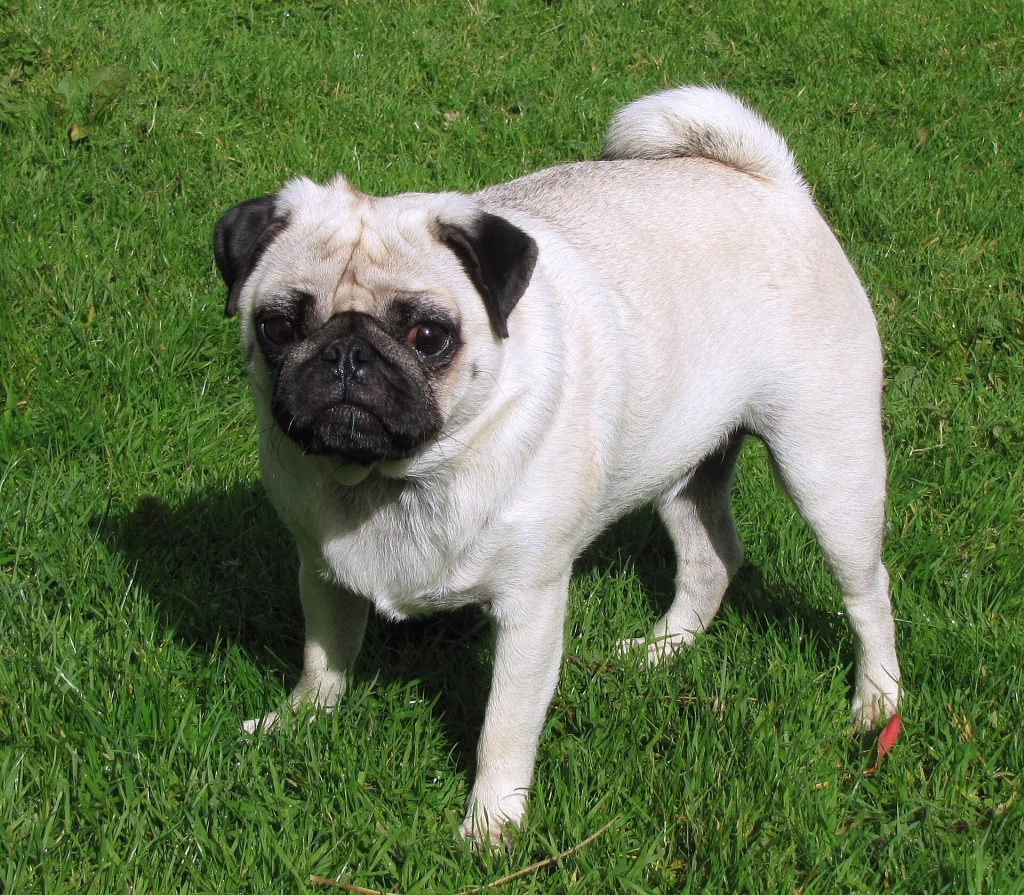
#> input picture Part_2/images/dog_2.jpg, 1024 x 895 px
$ python ex2c.py
#> lines starting #> are read from the running program, lines starting #| are printed output that depends on the picture; after the words box and inside, x2 and y2 are one past the last pixel; in counts of white or black regions, pixels touching at a corner belong together
#!/usr/bin/env python3

import cv2
import numpy as np
from pathlib import Path


def make_grass_mask(image):
    hsv_image = cv2.cvtColor(image, cv2.COLOR_BGR2HSV)
    h, s, v = cv2.split(hsv_image)

    mask_h = np.logical_and(h > 20, h < 60)
    mask_s = np.logical_and(s > 100, s < 255)
    mask_v = np.logical_and(v > 60, v < 255)

    return np.logical_and(np.logical_and(mask_h, mask_s), mask_v)


def main():
    image_path = Path(__file__).resolve().parent / "images" / "dog_2.jpg"
    image = cv2.imread(str(image_path))
#> image is the input picture: shape (895, 1024, 3); mean B, G, R 79.7, 119.8, 101.4

    if image is None:
        raise FileNotFoundError(f"Could not load image: {image_path}")

    height, width = image.shape[:2]
#> height = 895; width = 1024
    image = cv2.resize(image, (round(width / 2), round(height / 2)))
#> image: shape (448, 512, 3)

    grass_mask = make_grass_mask(image).astype(np.uint8) * 255
#> in make_grass_mask, `hsv_image = cv2.cvtColor(image, cv2.COLOR_BGR2HSV)`: hsv_image: shape (448, 512, 3); mean H, S, V 55.6, 110, 121.6
#> in make_grass_mask, `h, s, v = cv2.split(hsv_image)`:
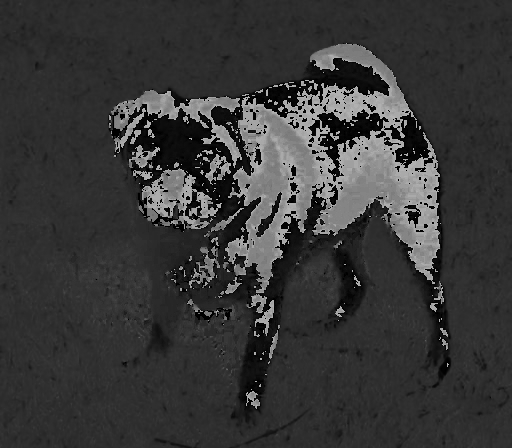
#> h: shape (448, 512); min 0, max 179, mean 55.6
#> in make_grass_mask, `h, s, v = cv2.split(hsv_image)`:
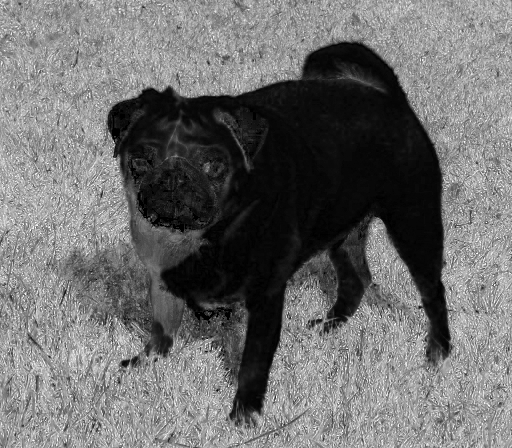
#> s: shape (448, 512); min 0, max 255, mean 110
#> in make_grass_mask, `h, s, v = cv2.split(hsv_image)`:
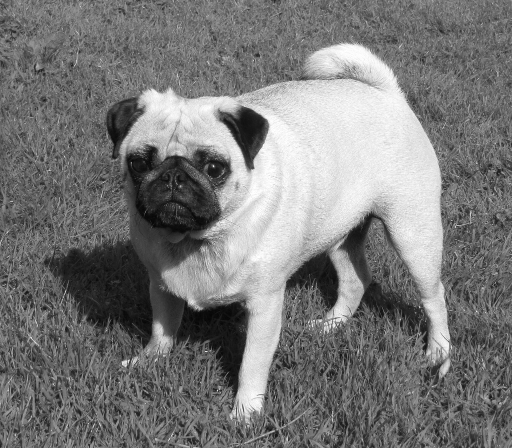
#> v: shape (448, 512); min 6, max 255, mean 121.6
#> in make_grass_mask, `mask_h = np.logical_and(h > 20, h < 60)`:
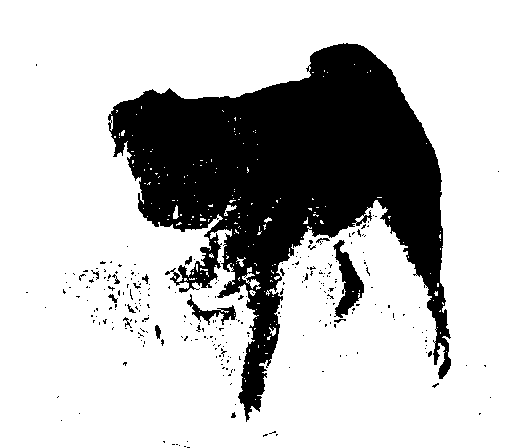
#> mask_h: shape (448, 512) bool; 75% white; 276 black regions (261 under 20 px), largest, box (x1, y1, x2, y2) and area: (108, 43, 451, 422) 54457, (333, 240, 364, 318) 1073, (187, 294, 236, 325) 431
#> in make_grass_mask, `mask_s = np.logical_and(s > 100, s < 255)`: mask_s: shape (448, 512) bool; 64.1% white; 1401 black regions (1386 under 20 px), largest, box (x1, y1, x2, y2) and area: (66, 38, 454, 429) 78622, (119, 353, 142, 369) 167, (306, 318, 323, 330) 84
#> in make_grass_mask, `mask_v = np.logical_and(v > 60, v < 255)`:
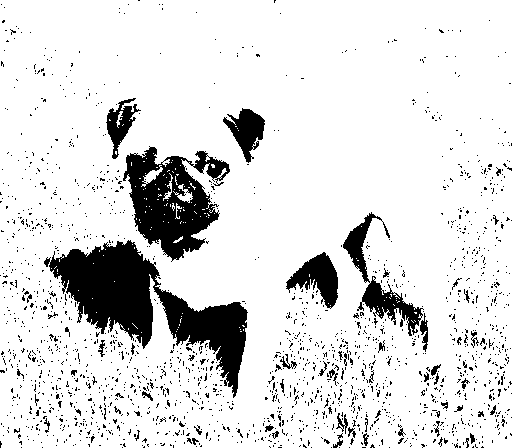
#> mask_v: shape (448, 512) bool; 86.8% white; 1854 black regions (1798 under 20 px), largest, box (x1, y1, x2, y2) and area: (44, 240, 248, 398) 10987, (123, 146, 230, 262) 6358, (343, 212, 424, 336) 2175
#> in make_grass_mask, `return np.logical_and(np.logical_and(mask_h, mask_s), mask_v)`: returned value: shape (448, 512) bool; 58.2% white; 2140 black regions (2054 under 20 px), largest, box (x1, y1, x2, y2) and area: (44, 38, 454, 429) 86017, (119, 351, 142, 369) 194, (336, 412, 356, 438) 177
    kernel = np.ones((5, 5), np.uint8)

    grass_mask = cv2.morphologyEx(
        grass_mask, cv2.MORPH_OPEN, kernel, iterations=1
    )
#> grass_mask: shape (448, 512); 51.4% white; 588 black regions (521 under 20 px), largest, box (x1, y1, x2, y2) and area: (0, 38, 512, 448) 101907, (0, 348, 69, 436) 1086, (431, 408, 484, 448) 756
    grass_mask = cv2.morphologyEx(
        grass_mask, cv2.MORPH_CLOSE, kernel, iterations=1
    )
#> grass_mask: shape (448, 512); 55.5% white; 94 black regions (1 under 20 px), largest, box (x1, y1, x2, y2) and area: (45, 41, 494, 448) 93437, (323, 394, 360, 448) 1003, (320, 359, 344, 386) 329

    dog_mask = cv2.bitwise_not(grass_mask)
    number_of_labels, labels, stats, _ = cv2.connectedComponentsWithStats(
        dog_mask, connectivity=8
    )
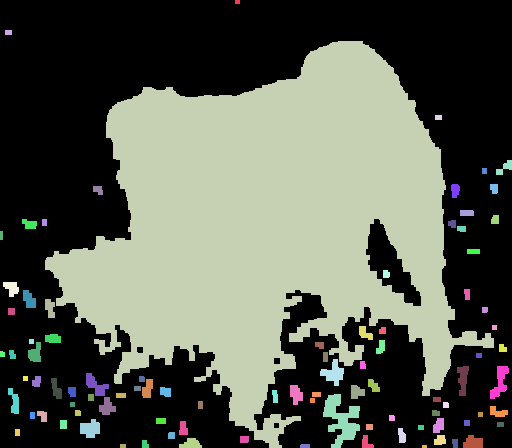
#> labels: shape (448, 512) int32; 95 distinct labels, from 0 to 94; one colour per label, 0 black
#> number_of_labels = 95; stats = 95 rows, first 6: [0, 0, 512, 448, 127246], [235, 0, 5, 4, 20], [5, 30, 7, 5, 35], [45, 41, 449, 407, 93437], [435, 115, 7, 5, 35], [496, 160, 16, 15, 113]

    cv2.imshow("Original", image)
    cv2.imshow("Cleaned grass mask", grass_mask)
    cv2.imshow("Inverted mask", dog_mask)

    if number_of_labels > 1:
        largest_label = 1 + np.argmax(stats[1:, cv2.CC_STAT_AREA])
#> largest_label = 3
        x = stats[largest_label, cv2.CC_STAT_LEFT]
#> x = 45
        y = stats[largest_label, cv2.CC_STAT_TOP]
#> y = 41
        component_width = stats[largest_label, cv2.CC_STAT_WIDTH]
#> component_width = 449
        component_height = stats[largest_label, cv2.CC_STAT_HEIGHT]
#> component_height = 407

        largest_component = np.zeros_like(dog_mask)
        largest_component[labels == largest_label] = 255

        image_with_rectangle = image.copy()
        cv2.rectangle(
            image_with_rectangle,
            (x, y),
            (x + component_width - 1, y + component_height - 1),
            (0, 0, 255),
            2,
        )
#> image_with_rectangle: shape (448, 512, 3); mean B, G, R 78.8, 117.5, 105

        cv2.imshow("Largest component", largest_component)
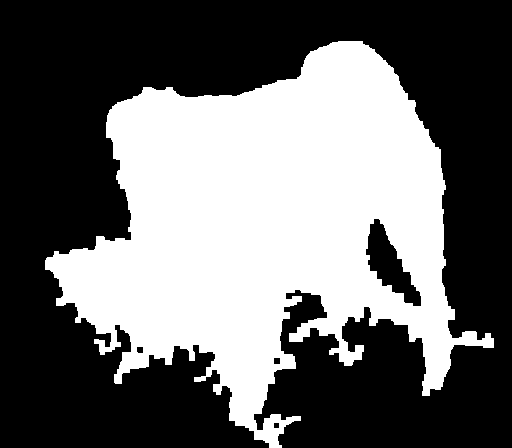
#> window 'Largest component': shape (448, 512); 40.7% white; 1 white region, box (x1, y1, x2, y2) and area: (45, 41, 494, 448) 93437
        cv2.imshow("Largest component bounding box", image_with_rectangle)
    else:
        print("No foreground component was found in the inverted mask.")

    cv2.waitKey(0)
    cv2.destroyAllWindows()


if __name__ == "__main__":
    main()

$ run again, with Part_2/images/dog_1.jpg copied over Part_2/images/dog_2.jpg
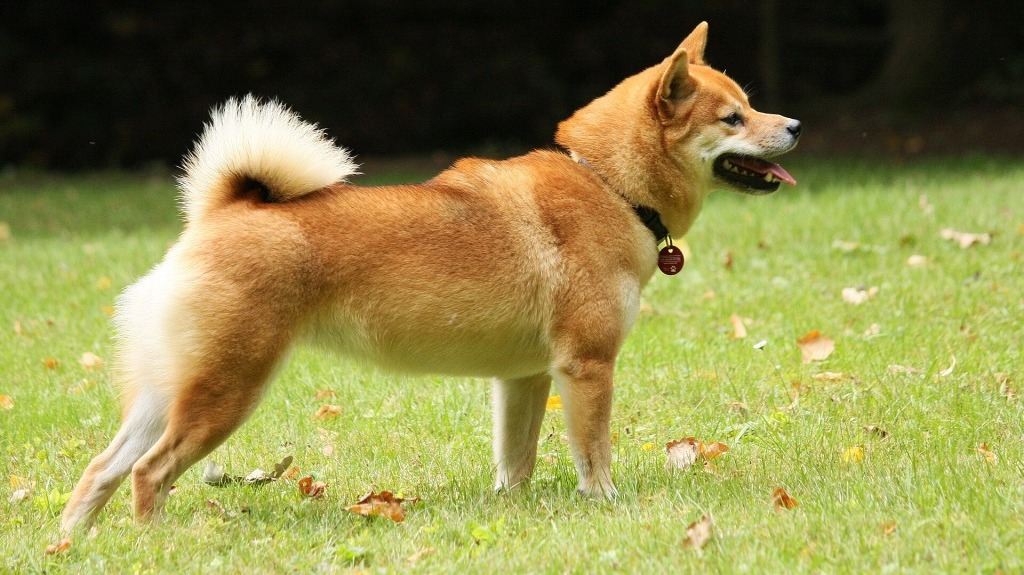
#> input picture Part_2/images/dog_1.jpg, 1024 x 575 px
#> in main, image is the input picture: shape (575, 1024, 3); mean B, G, R 75.6, 136.7, 141.4
#> image: shape (288, 512, 3)
#> hsv_image: shape (288, 512, 3); mean H, S, V 29.4, 126.7, 147.5
#> mask_h: shape (288, 512) bool; 78.6% white; 465 black regions (432 under 20 px), largest, box (x1, y1, x2, y2) and area: (32, 7, 400, 263) 27359, (411, 57, 482, 77) 485, (486, 55, 512, 76) 327
#> mask_s: shape (288, 512) bool; 79.7% white; 1520 black regions (1321 under 20 px), largest, box (x1, y1, x2, y2) and area: (22, 14, 192, 275) 8856, (345, 54, 404, 81) 768, (226, 189, 259, 249) 647
#> mask_v: shape (288, 512) bool; 75.3% white; 114 black regions (108 under 20 px), largest, box (x1, y1, x2, y2) and area: (0, 0, 512, 96) 35890, (119, 89, 141, 102) 153, (317, 103, 334, 121) 144, (334, 39, 340, 50) 38, (361, 57, 371, 62) 25, (330, 123, 338, 128) 22
#> dog_mask: shape (288, 512); 58.7% white; 11 black regions, largest, box (x1, y1, x2, y2) and area: (304, 77, 512, 288) 33239, (24, 151, 311, 288) 17506, (0, 88, 92, 272) 9723
#> in main, `number_of_labels, labels, stats, _ = cv2.connectedComponentsWithStats(..`:
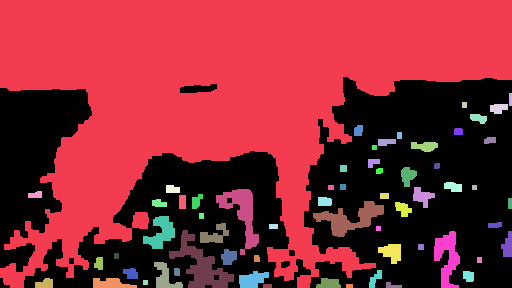
#> labels: shape (288, 512) int32; 63 distinct labels, from 0 to 62; one colour per label, 0 black
#> number_of_labels = 63; stats = 63 rows, first 6: [0, 77, 512, 211, 60953], [0, 0, 512, 288, 75582], [509, 93, 3, 13, 39], [462, 102, 5, 6, 30], [490, 104, 18, 10, 144], [470, 114, 17, 10, 120]
#> largest_label = 1
#> x = 0
#> component_width = 512
#> component_height = 288
#> image_with_rectangle: shape (288, 512, 3); mean B, G, R 74, 134, 144.3
#> in main, `cv2.imshow("Largest component", largest_component)`:
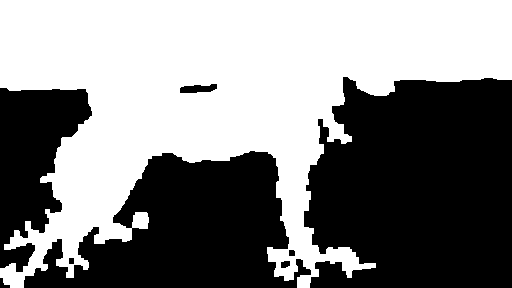
#> window 'Largest component': shape (288, 512); 51.3% white; 8 black regions, largest, box (x1, y1, x2, y2) and area: (304, 77, 512, 288) 38487, (24, 151, 311, 288) 23168, (0, 88, 92, 272) 9805

$ run again, with Part_2/images/dog_3.jpg copied over Part_2/images/dog_2.jpg
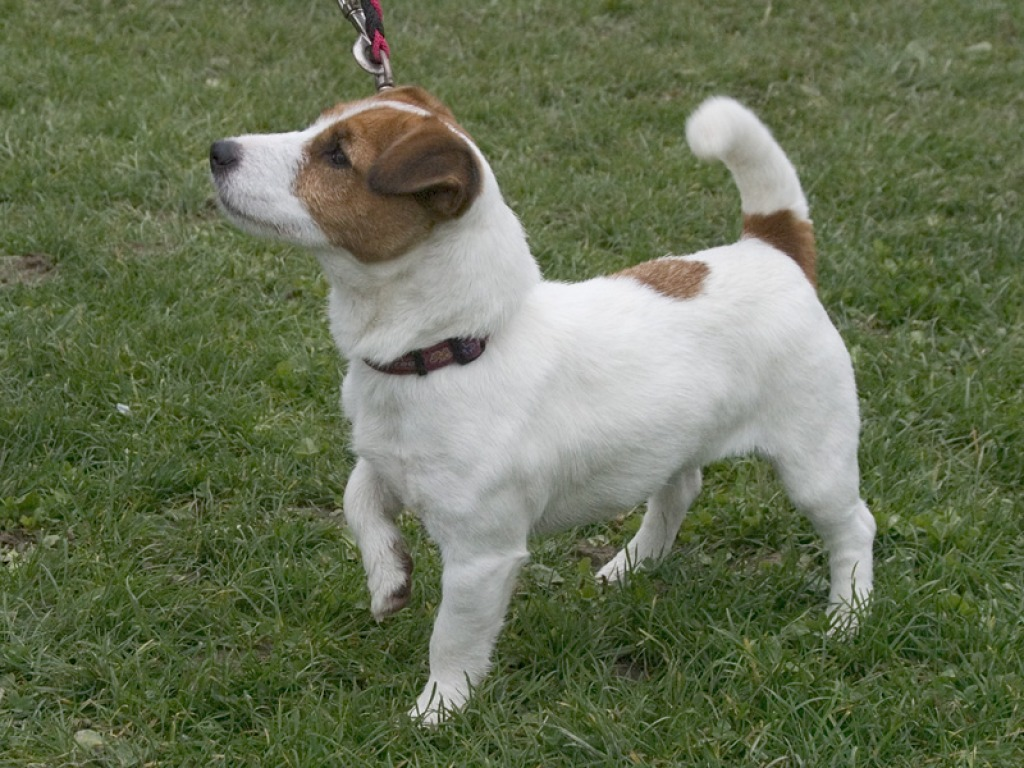
#> input picture Part_2/images/dog_3.jpg, 1024 x 768 px
#> in main, image is the input picture: shape (768, 1024, 3); mean B, G, R 84, 112.7, 103.2
#> image: shape (384, 512, 3)
#> hsv_image: shape (384, 512, 3); mean H, S, V 46.5, 82.7, 113.8
#> mask_h: shape (384, 512) bool; 81.7% white; 78 black regions (66 under 20 px), largest, box (x1, y1, x2, y2) and area: (107, 0, 438, 329) 34854, (180, 260, 206, 305) 407, (173, 224, 184, 253) 128
#> mask_s: shape (384, 512) bool; 35.8% white; 926 white regions (760 under 20 px), largest, box (x1, y1, x2, y2) and area: (0, 130, 252, 384) 27781, (242, 175, 512, 384) 22248, (162, 44, 235, 131) 2479
#> mask_v: shape (384, 512) bool; 97% white; black in thin lines or dots
#> dog_mask: shape (384, 512); 88.7% white; 137 black regions (3 under 20 px), largest, box (x1, y1, x2, y2) and area: (17, 132, 133, 197) 2509, (418, 286, 505, 337) 1318, (131, 284, 192, 336) 1218
#> in main, `number_of_labels, labels, stats, _ = cv2.connectedComponentsWithStats(..`:
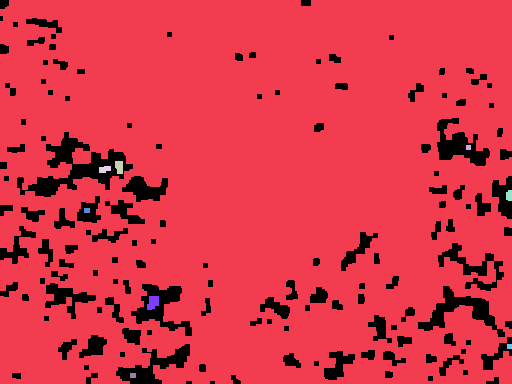
#> labels: shape (384, 512) int32; 10 distinct labels, from 0 to 9; one colour per label, 0 black
#> number_of_labels = 10; stats = [[0, 0, 512, 384, 22307], [0, 0, 512, 384, 173836], [466, 145, 5, 5, 25], [115, 161, 8, 13, 93], [99, 166, 12, 7, 69], [506, 190, 6, 11, 60], [84, 208, 6, 5, 30], [147, 296, 12, 14, 133], [507, 344, 5, 5, 25], [130, 373, 6, 5, 30]]
#> largest_label = 1
#> x = 0
#> component_width = 512
#> component_height = 384
#> image_with_rectangle: shape (384, 512, 3); mean B, G, R 83, 111, 106.4
#> in main, `cv2.imshow("Largest component", largest_component)`:
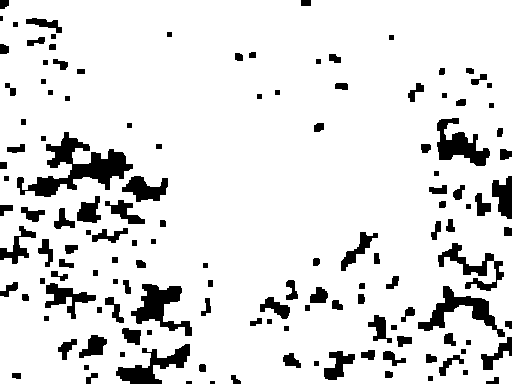
#> window 'Largest component': shape (384, 512); 88.4% white; 137 black regions (3 under 20 px), largest, box (x1, y1, x2, y2) and area: (17, 132, 133, 197) 2671, (131, 284, 192, 336) 1351, (418, 286, 505, 337) 1318

$ run again, with Part_2/images/dog_4.jpg copied over Part_2/images/dog_2.jpg
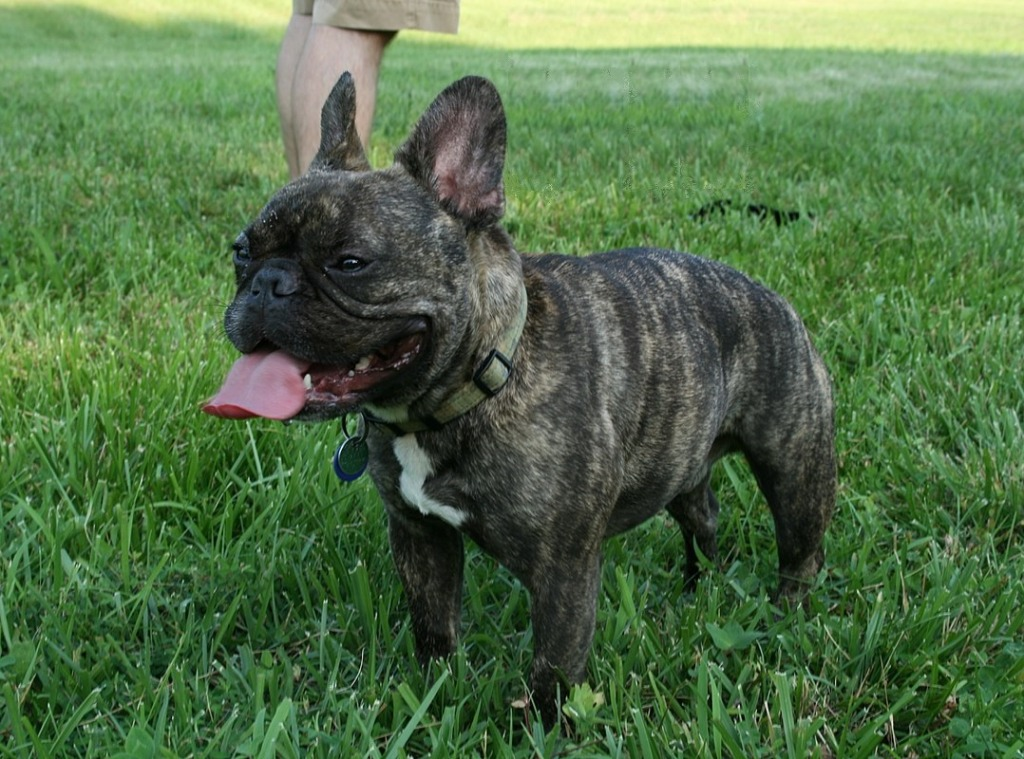
#> input picture Part_2/images/dog_4.jpg, 1024 x 759 px
#> in main, image is the input picture: shape (759, 1024, 3); mean B, G, R 71.2, 110.6, 81.2
#> image: shape (380, 512, 3)
#> hsv_image: shape (380, 512, 3); mean H, S, V 54.5, 97.5, 111.1
#> mask_h: shape (380, 512) bool; 76.3% white; 830 black regions (669 under 20 px), largest, box (x1, y1, x2, y2) and area: (102, 0, 267, 328) 12462, (251, 120, 414, 223) 5735, (91, 289, 191, 380) 3803
#> mask_s: shape (380, 512) bool; 48.8% white; 348 white regions (305 under 20 px), largest, box (x1, y1, x2, y2) and area: (0, 46, 269, 380) 46471, (252, 48, 512, 380) 44413, (172, 184, 227, 222) 567
#> mask_v: shape (380, 512) bool; 84.3% white; 1240 black regions (1135 under 20 px), largest, box (x1, y1, x2, y2) and area: (116, 92, 418, 374) 20424, (350, 147, 374, 184) 320, (220, 99, 253, 122) 264
#> dog_mask: shape (380, 512); 74.6% white; 81 black regions (2 under 20 px), largest, box (x1, y1, x2, y2) and area: (0, 65, 193, 318) 20589, (253, 51, 512, 264) 17073, (297, 269, 359, 364) 1608
#> labels: shape (380, 512) int32; 36 distinct labels, from 0 to 35
#> number_of_labels = 36; stats = 36 rows, first 6: [0, 10, 512, 370, 49324], [0, 0, 512, 380, 137726], [269, 90, 16, 10, 105], [441, 92, 13, 18, 131], [471, 93, 5, 6, 30], [40, 104, 31, 19, 322]
#> largest_label = 1
#> x = 0
#> component_width = 512
#> component_height = 380
#> image_with_rectangle: shape (380, 512, 3); mean B, G, R 69.3, 107.7, 83.6
#> in main, `cv2.imshow("Largest component", largest_component)`:
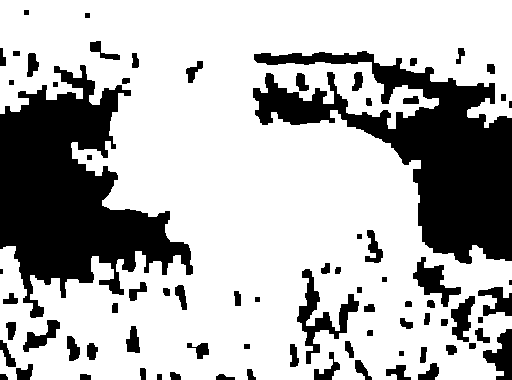
#> window 'Largest component': shape (380, 512); 70.8% white; 78 black regions (2 under 20 px), largest, box (x1, y1, x2, y2) and area: (0, 65, 193, 318) 23363, (253, 51, 512, 264) 21818, (297, 269, 359, 364) 1608
